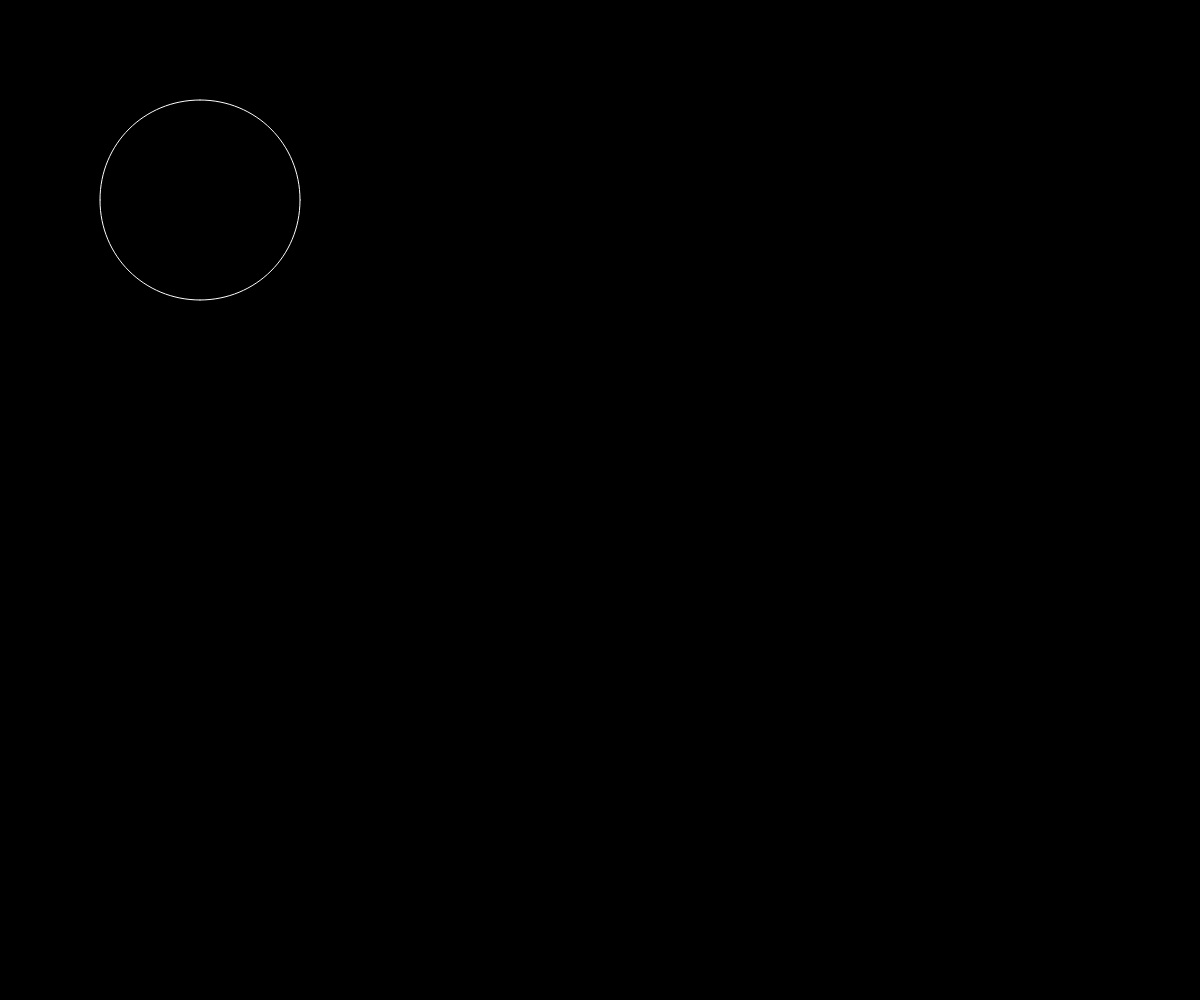
Frame 1 (no input)
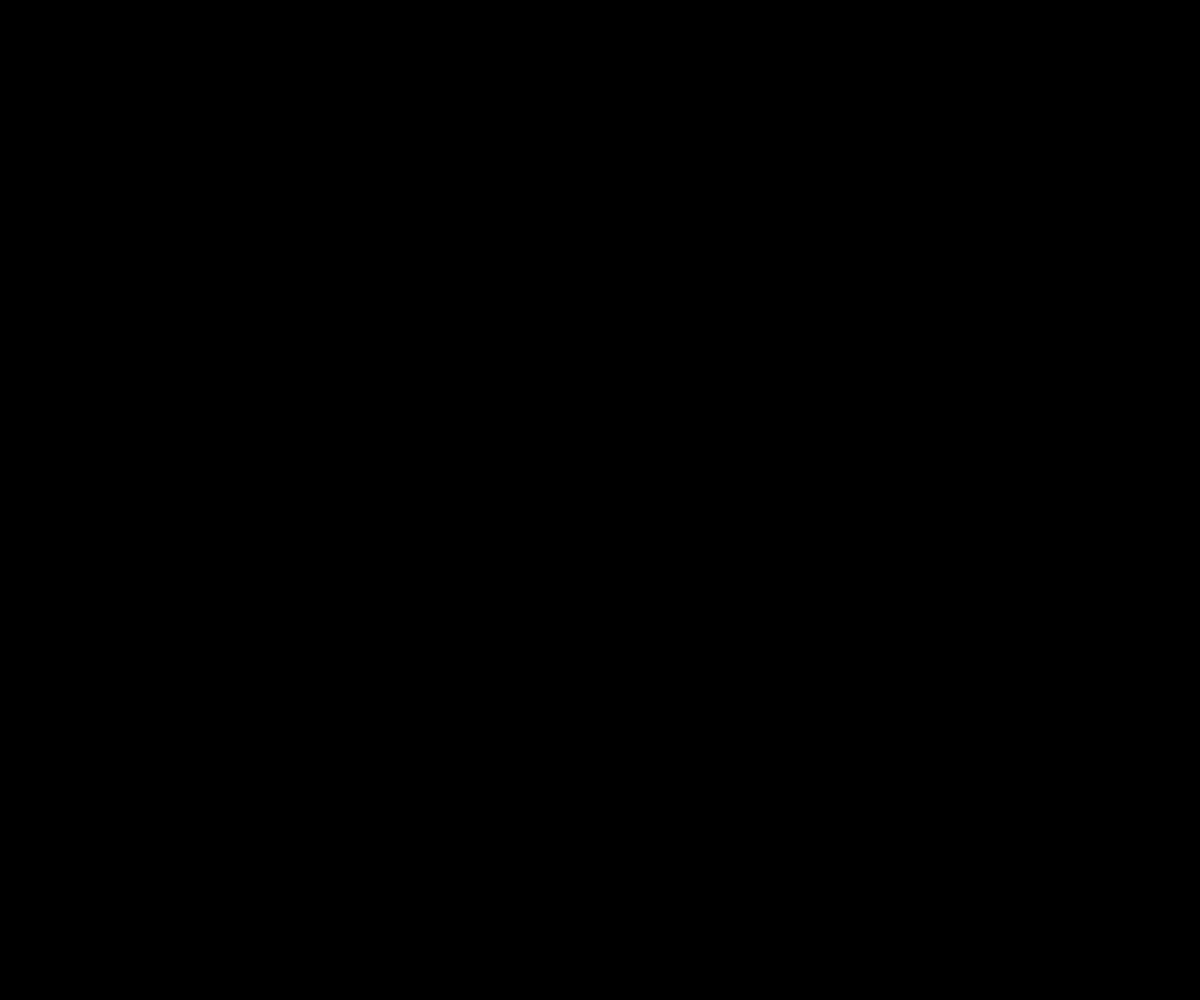
Frame 60 (no input)
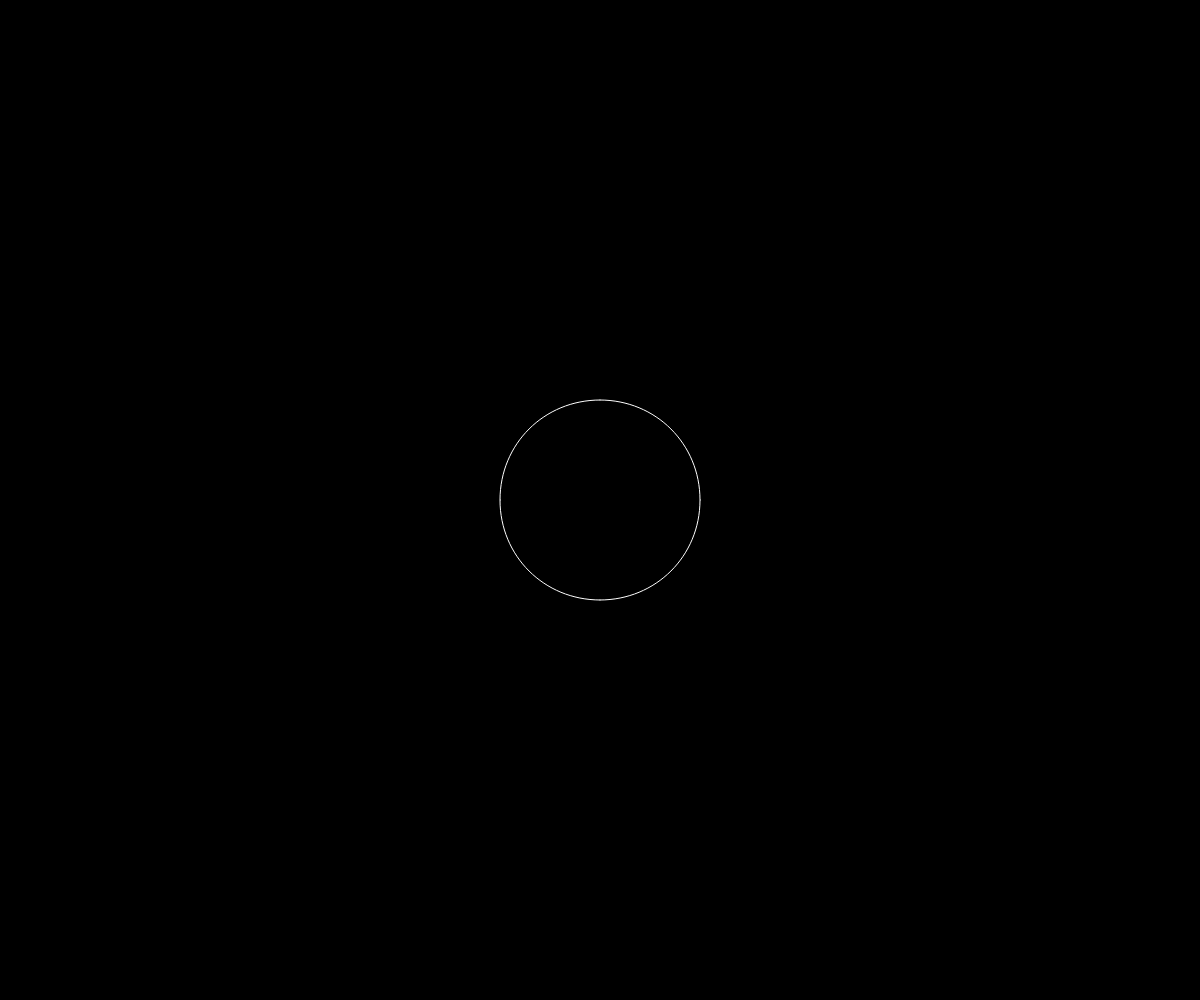
Frame 120 (the mouse pressed at the canvas centre since frame 60)

The p5.js sketch that drew these frames (run headless with seeded random() and noise() and a simulated clock; from frame 60 on, the mouse is pressed at the canvas centre):

// p5.js sketch
// ── sketch.js
var by = 265;
var bxy = 28*2 ;
var pull = [];
var pullbase = 0;

var cX = 0;
var cY = 0;
var cX2 = 200;
var cY2 = 200;

var angle = [];
var anglebase = 0;

var Myinfo;

var minec;

var kaku = 0;

var adding = 0;

var opa = 255;

var siz = 100;

function disableScroll(event) {
  event.preventDefault();
}

// イベントと関数を紐付け
document.addEventListener('touchmove', disableScroll, { passive: false });


function setup() {
  createCanvas(window.innerWidth, window.innerHeight);
}

function yogen(a,b){
  
  if(a == 0){
    a = 1
  }
  
  var c = sqrt(a*a + b*b)
  var cosmoto = (a*a + c*c - b*b ) / (2 * a * c)
  var res;
  if(b < 0){
    res = 180 + (180-acos(cosmoto) * 180/PI)
  }else{
    res = acos(cosmoto) * 180/PI
  }
  
  return res;
}
function draw() { 
  background(0, 0, 0);
noFill();
  // circle(0,0,100)
   stroke(255,255,255,opa);
  // bezier(-50-0,-50-by,50,by,50,0)
  // bezier(-50 - pullbase,0,-50-0+bxy,0-bxy,50,0,50)
  // bezier(-50 - pullbase,0,-50-0-bxy,0-bxy,-50-0,-50)
  
  var gunya = 0;
  if(pullbase * 0.5 < 90){
    gunya = pullbase * 0.5
  }else if(pullbase * 0.5 >= 90){
    gunya = 90
  }
  
  
  var gunyaelse = pullbase * 0.2;
  
  var jou = abs(mouseX - cX2)*abs(mouseX - cX2)+abs(mouseY - cY2)*abs(mouseY - cY2)
  adding = sqrt(jou);

  
  
  if (mouseIsPressed) {
          pullbase = adding
        opa = 255
    }else{
        if(opa > -100&&pullbase == 0){
            opa -= 18
        }
      if(pullbase > -100){
        pullbase -= 140
      }
      if(pullbase <= 0){
        pullbase = 0
      }
    }

    if(siz > 0){
      siz -= 10
      if(siz <= 100){

        siz = 100
      }
    }
  // 初期値の原点を中心にキャンバスを回転
    translate(cX2,cY2);
    if(pullbase > 30){
    anglebase = yogen((cX2-mouseX),(cY2-mouseY))*(PI/ 180)
    }
  rotate( anglebase);
  
  bezier(-1*siz-pullbase ,0,-1*siz-pullbase,0+bxy,0-bxy,+1*siz-gunya,0,+1*siz)
  bezier(-1*siz-pullbase ,0,-1*siz-pullbase,0-bxy,0-bxy,-1*siz+gunya,0,-1*siz)
  bezier(+1*siz,0,+1*siz,0-bxy,0+bxy,-1*siz - gunyaelse,0,-1*siz)
  bezier(+1*siz,0,+1*siz,0+bxy ,0+bxy ,+1*siz + gunyaelse,0,+1*siz)
stroke(255);
}

function mousePressed(){
  cX2 = mouseX
  cY2 = mouseY
  siz = 160

}
// -50 0 50 
// -100 0 100
